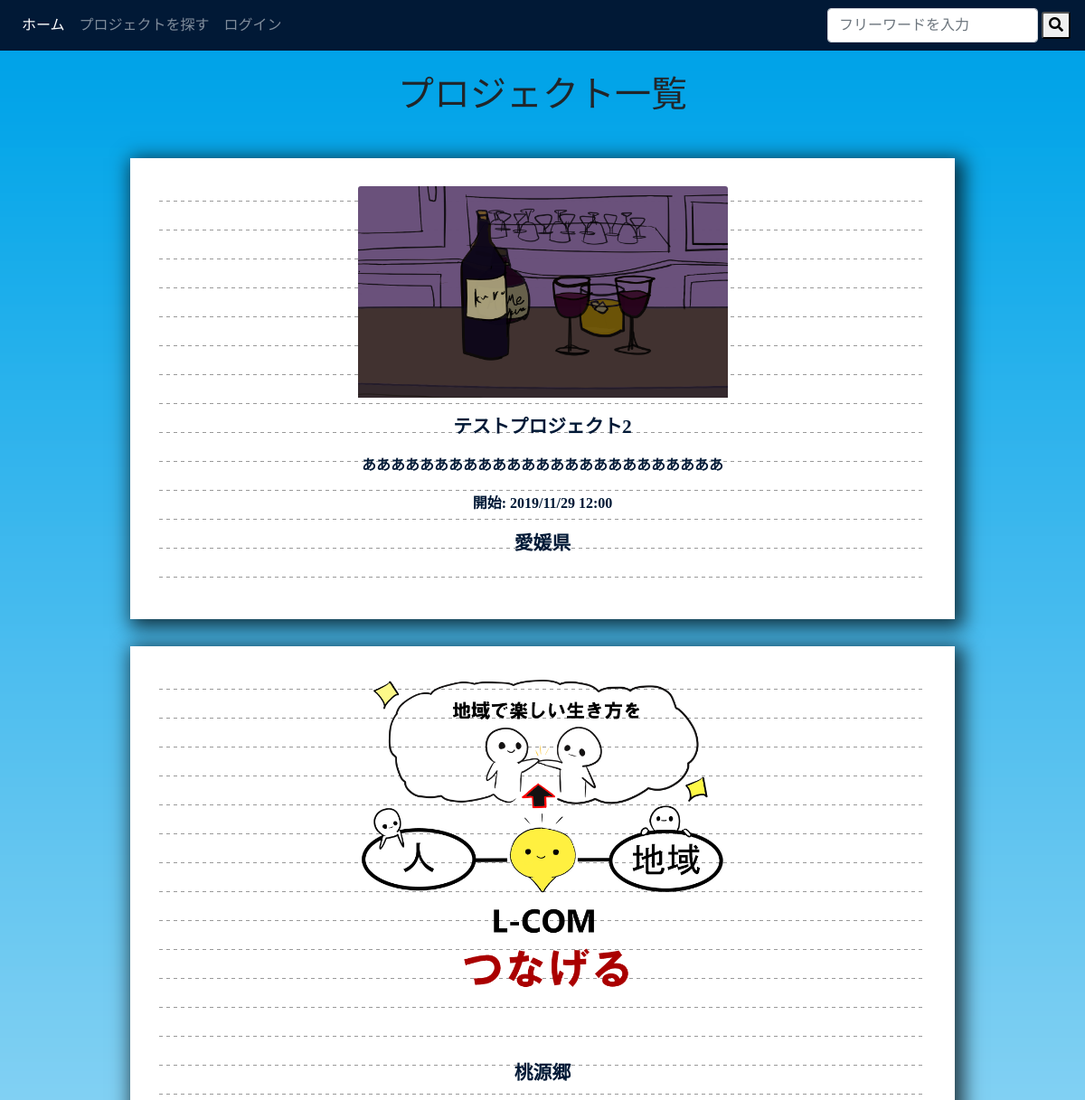
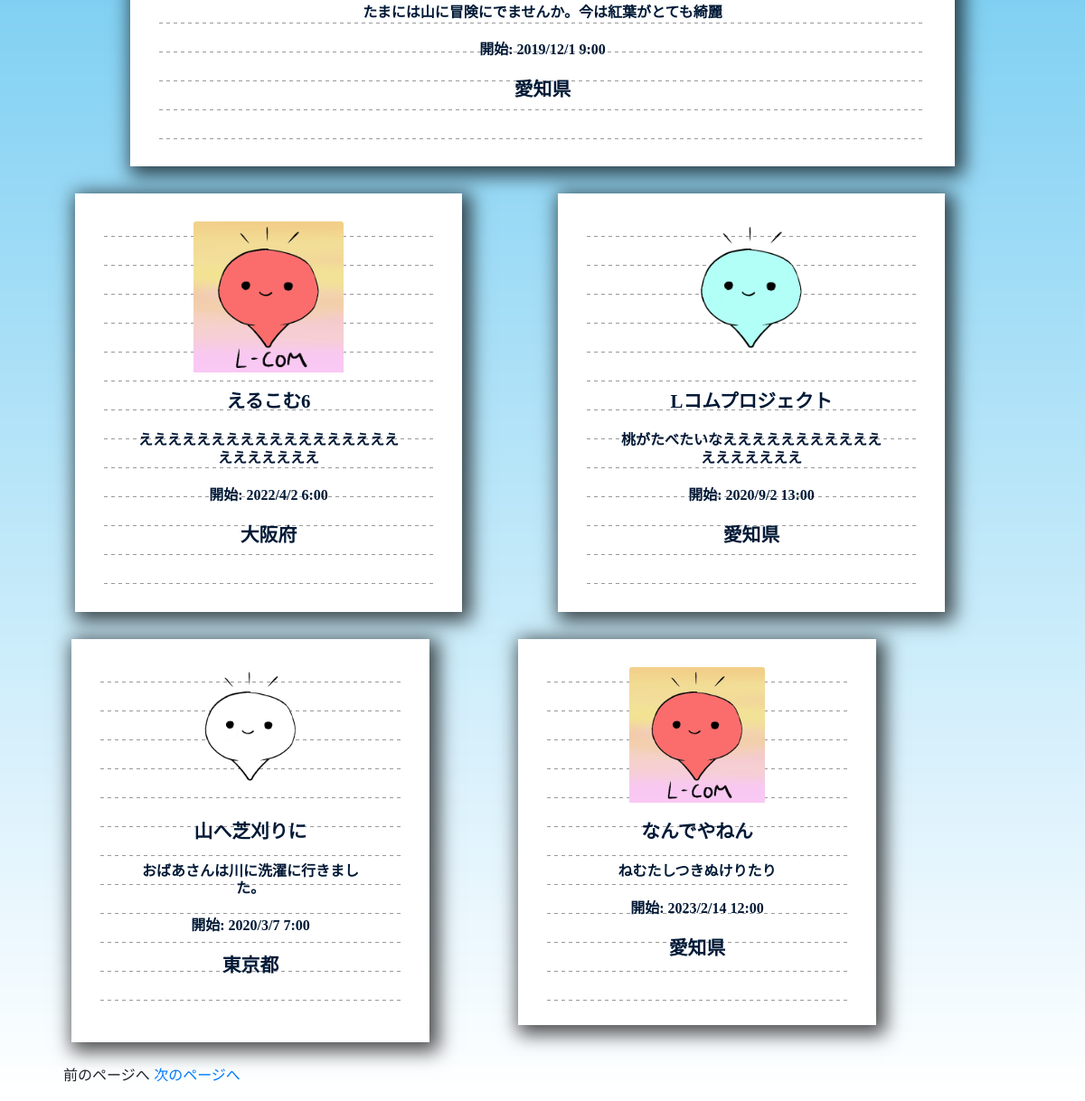
Page /lcom_web/project/joinproject.php on the committed database (2 pictures, top to bottom).
### tables this page shows
CREATE TABLE `projects` (
  `id` int(11) NOT NULL,
  `project_name` varchar(255) NOT NULL,
  `message` text NOT NULL,
  `member_id` int(11) NOT NULL,
  `place` varchar(255) NOT NULL,
  `project_picture` varchar(255) NOT NULL,
  `open_year` int(11) NOT NULL,
  `open_month` int(11) NOT NULL,
  `open_date` int(11) NOT NULL,
  `open_time` int(11) NOT NULL,
  `place_id` int(11) NOT NULL,
  `pro_point` int(11) NOT NULL,
  `created` datetime NOT NULL,
  `modified` timestamp NOT NULL DEFAULT current_timestamp() ON UPDATE current_timestamp()
);

### lcom_web/prefacture.php (called while the page is built, shortened)
<?php
function refer_prefecture($place_id){
    switch ($place_id) {
        case '1':
          $prefacture = '東京都';
          break;
        case '3':
          $prefacture = '大阪府';
          break;
        case '4':
          $prefacture = '愛知県';
          break;
        case '28':
          $prefacture = '愛媛県';
          break;
        }
    return $prefacture;
}

### lcom_web/project/joinproject.php (the view, shortened to what this page needs)
<?php
require('../dbconnect.php');
require('../prefacture.php');
if (isset($_SESSION['id']) && $_SESSION['time'] + 3600 > time()) {
    $_SESSION['time'] = time();
    $loginflag = true;
} else {
    $loginflag = false;
}
$page = $_GET['page'];
if ($page == '') {
    $page = 1;
}
$page = max($page, 1);
$counts = $db->query('SELECT COUNT(*) AS cnt FROM projects');
$cnt = $counts->fetch();
$maxPage = ceil($cnt['cnt'] / 6);
$page = min($page, $maxPage);
$start = ($page - 1) * 6;
$procards = $db->prepare('SELECT m.name, m.picture, p.* FROM members m, projects p WHERE m.id=p.member_id ORDER BY p.created DESC LIMIT ?, 6');
$procards->bindParam(1, $start, PDO::PARAM_INT);
$procards->execute();
?>
<!DOCTYPE html>
<html lang="ja">
<head>
    <link rel="stylesheet" href="https://stackpath.bootstrapcdn.com/bootstrap/4.3.1/css/bootstrap.min.css">
    <link rel="stylesheet" href="../style8.css">
    <link rel="stylesheet" href="https://cdnjs.cloudflare.com/ajax/libs/animate.css/3.5.2/animate.min.css">
    <link rel="stylesheet" href="https://use.fontawesome.com/releases/v5.6.3/css/all.css">
</head>
<body>
    <nav class="navbar navbar-expand-lg navbar-dark">
        <div class="collapse navbar-collapse" id="navbarNavAltMarkup">
            <div class="navbar-nav">
                <a class="nav-item nav-link active" href="../index.php">ホーム</a>
                <a class="nav-item nav-link" href="joinproject.php">プロジェクトを探す</a>
                <?php if (!$loginflag) : ?>
                    <a class="nav-item nav-link" href="../login/login.php">ログイン</a>
                <?php endif; ?>
            </div>
        </div>
        <form class="form-inline my-2 my-lg-0" action="#" method="get">
            <input class="form-control mr-sm-1" id="search" name="search" type="text" placeholder="フリーワードを入力" />
            <button class="search_btn" type="submit" id="sbtn2"><i class="fas fa-search"></i></button>
        </form>
    </nav>
    <div class="container">
        <br>
        <h1 style="text-align: center;">プロジェクト一覧</h1>
        <br>
        <div class="card-deck" style="text-align: center;">
            <?php foreach ($procards as $procard) : ?>
                <a href="content.php?id=<?php print(htmlspecialchars($procard['id'], ENT_QUOTES)); ?>">
                <div class="pro_kakoi animated bounceInDown" style="text-align: center;">
                    <div class="pro_inner" style="padding: 15px; text-align: center;">
                        <img src="../image/project/<?php print(htmlspecialchars($procard['project_picture'], ENT_QUOTES)); ?>" class="card-img-top" alt="...">
                        <div class="card-body">
                            <h2><?php print(htmlspecialchars($procard['project_name'], ENT_QUOTES)); ?></h2>
                            <h3><?php print(mb_substr(htmlspecialchars($procard['message'], ENT_QUOTES), 0, 25)); ?></h3>
                            <p>開始: <?php print(htmlspecialchars($procard['open_year'] . "/" . $procard['open_month'] . "/" . $procard['open_date'] . " " . $procard['open_time'] . ":00", ENT_QUOTES)); ?></p>
                            <h2><?php print(htmlspecialchars(refer_prefecture($procard['place_id']), ENT_QUOTES)); ?></h2>
                        </div>
                    </div>
                </div>
                </a>
            <?php endforeach; ?>
            <ul class="paging">
                <?php if ($page > 1) : ?>
                    <li><a href="joinproject.php?page=<?php print($page - 1); ?>">前のページへ</a></li>
                <?php else : ?>
                    <li>前のページへ</a></li>
                <?php endif; ?>
                <?php if ($page < $maxPage) : ?>
                    <li><a href="joinproject.php?page=<?php print($page + 1); ?>">次のページへ</a></li>
                <?php else : ?>
                    <li>次のページへ</a></li>
                <?php endif; ?>
            </ul>
        </div>
    </div>
</body>
</html>

### lcom_web/style8.css (style rules this page uses)
body { font-family: 'Noto Sans JP', sans-serif; background-repeat: no-repeat; background-size: cover; }
.card-deck { text-align: center; }
.navbar { background-color: #011936; border-color: #3e6962; font-family: 'Noto Sans JP', sans-serif; }
.form-control { width: 75%; margin-right: 10px; }
.search_btn { border-radius: 3px; }
.pro_kakoi { background: #fff; padding: 1em 2em; width: 80%; margin: 15px auto; box-shadow: 5px 5px 20px 5px rgba(0, 0, 0, 0.7); }
.pro_inner { background-image: linear-gradient( 90deg, rgba(0, 0, 0, 0) 0%, rgba(0, 0, 0, 0) 50%, #ffff 50%, #ffff 50%), linear-gradient( 180deg, rgba(0, 0, 0, 0) 0%, rgba(0, 0, 0, 0) 97%, #999 97%, #999 100%); background-size: 8px 100%, 100% 2em; line-height: 2; }
.pro_inner h3, .pro_inner p { margin-bottom: 1em; font-size: 1em; color: #011936; font-family: TanukiFont; font-weight: bold; }
.pro_inner h2 { margin-bottom: 1em; font-size: 1.3em; color: #011936; font-family: TanukiFont; font-weight: bold; }
.pro_inner img { text-align: center; width: 50%; left: 20%; }
.paging { margin-top: 10px; text-align: center; }
.paging li { display: inline; list-style: none; }

### lcom_web/project/joinproject.php (style rules this page uses)
body { font-family: 'Noto Sans JP', sans-serif; background-image: url(../image/top/bgbody.png); background-repeat: no-repeat; background-size: cover; }
.paging li { display: inline; list-style: none; }

### rows in the picture
projects: project_picture (picture), project_name "テストプロジェクト2", message "あああああああああああああああああああああああああ", open_year+open_month+open_date "2019/11/29 12:00", place "愛媛県"
projects: project_picture (picture), project_name "桃源郷", message "たまには山に冒険にでませんか。今は紅葉がとても綺麗", open_year+open_month+open_date "2019/12/1 9:00", place "愛知県"
projects: project_picture (picture), project_name "えるこむ6", message "えええええええええええええええええええええええええ", open_year+open_month+open_date "2022/4/2 6:00", place "大阪府"
projects: project_picture (picture), project_name "Lコムプロジェクト", message "桃がたべたいなええええええええええええええええええ", open_year+open_month+open_date "2020/9/2 13:00", place "愛知県"
projects: project_picture (picture), project_name "山へ芝刈りに", message "おばあさんは川に洗濯に行きました。", open_year+open_month+open_date "2020/3/7 7:00", place "東京都"
projects: project_picture (picture), project_name "なんでやねん", message "ねむたしつきぬけりたり", open_year+open_month+open_date "2023/2/14 12:00", place "愛知県"
